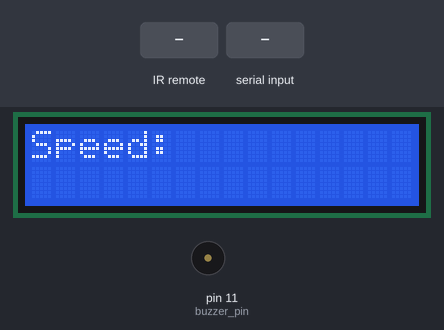
Simulated run of this sketch. Board: Arduino Uno, built with avr-gcc and run on an emulated ATmega328P. Parts: 16×2 character LCD, buzzer (waves = sounding). Inputs (shaded band) come from the test bench. What the sketch prints to the serial monitor is not drawn.

Above: at 1.2 s.
1.3 s: infrared code 0x40 received
At 2.2 s:
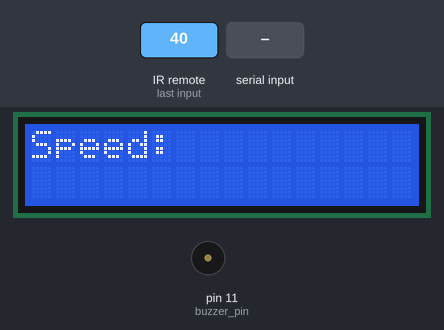
2.8 s: "1\n" received over Serial
At 3.1 s:
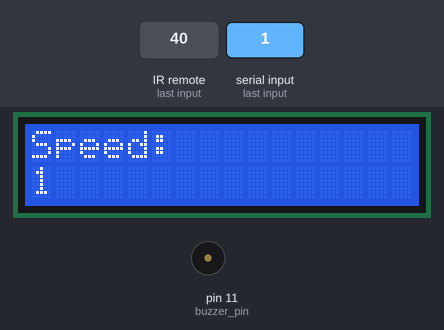
Timing chart, 0 to 5.8 s (numbered marks = the images above; inputs shaded):
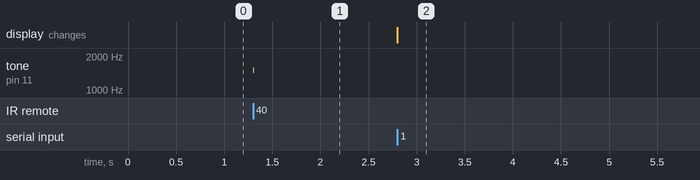

Measured:
- after the input at 1.3 s, tone on pin 11 (buzzer_pin): silent → 1500 Hz at once, → silent 0.01 s later
- after the input at 2.8 s, the display: changes at once (image 2)

The sketch:

arduino.ino
```cpp
#include <Arduino.h>
#include <LiquidCrystal.h>
#include <IRremote.hpp> // include the library

#define DECODE_NEC // Includes Apple and Onkyo
#define IR_RECEIVE_PIN      12

const int buzzer_pin = 11, rs = 2, en = 3, d4 = 4, d5 = 5, d6 = 6, d7 = 7;
LiquidCrystal lcd(rs, en, d4, d5, d6, d7);

void setup() {
    Serial.begin(115200);
    while (!Serial); // Wait for Serial to become available. Is optimized away for some cores.

    // Just to know which program is running on my Arduino
    Serial.println(F("START " __FILE__ " from " __DATE__ "\r\nUsing library version " VERSION_IRREMOTE));

    // Start the receiver and if not 3. parameter specified, take LED_BUILTIN pin from the internal boards definition as default feedback LED
    IrReceiver.begin(IR_RECEIVE_PIN, ENABLE_LED_FEEDBACK);

    Serial.print(F("Ready to receive IR signals of protocols: "));
    printActiveIRProtocols(&Serial);

    pinMode(buzzer_pin, OUTPUT);

    // set up the LCD's number of columns and rows:
    lcd.begin(16, 2);
    // Print a message to the LCD.
    lcd.print("Speed:");
}

void loop() {
    // Check if received data is available and if yes, try to decode it.
    if (IrReceiver.decode()) {
        // Print a summary of received data
        if (IrReceiver.decodedIRData.protocol == UNKNOWN) {
            Serial.println(F("Received noise or an unknown (or not yet enabled) protocol"));
            // We have an unknown protocol here, print extended info
            IrReceiver.printIRResultRawFormatted(&Serial, true);
            IrReceiver.resume(); // Do it here, to preserve raw data for printing with printIRResultRawFormatted()
        } else {
            IrReceiver.resume(); // Early enable receiving of the next IR frame
            // Print decoded command to serial
            Serial.println(IrReceiver.decodedIRData.command, HEX);

            // Play sound on passive buzzer
            switch(IrReceiver.decodedIRData.command){
                case 0x40:
                    IrReceiver.stopTimer(); // Must stop the IR timer to prevent the tone function from affecting the timer
                    tone(buzzer_pin, 1500, 8);
                    delay(8);
                    IrReceiver.restartTimer(8000);
                    break;
                case 0x46:
                case 0x15:
                case 0x44:
                case 0x43:
                case 0x9:
                case 0x7:
                    IrReceiver.stopTimer();
                    tone(buzzer_pin, 500, 8);
                    delay(8);
                    IrReceiver.restartTimer(8000);
                    break;
            }
        }
    }
    if (Serial.available()) {
        String receivedData = Serial.readStringUntil('\n');  // Read the incoming data
        Serial.print("Received: ");
        Serial.println(receivedData);  // Print the received data
        lcd.setCursor(0, 1);
        lcd.print(receivedData);
    }
}
```
